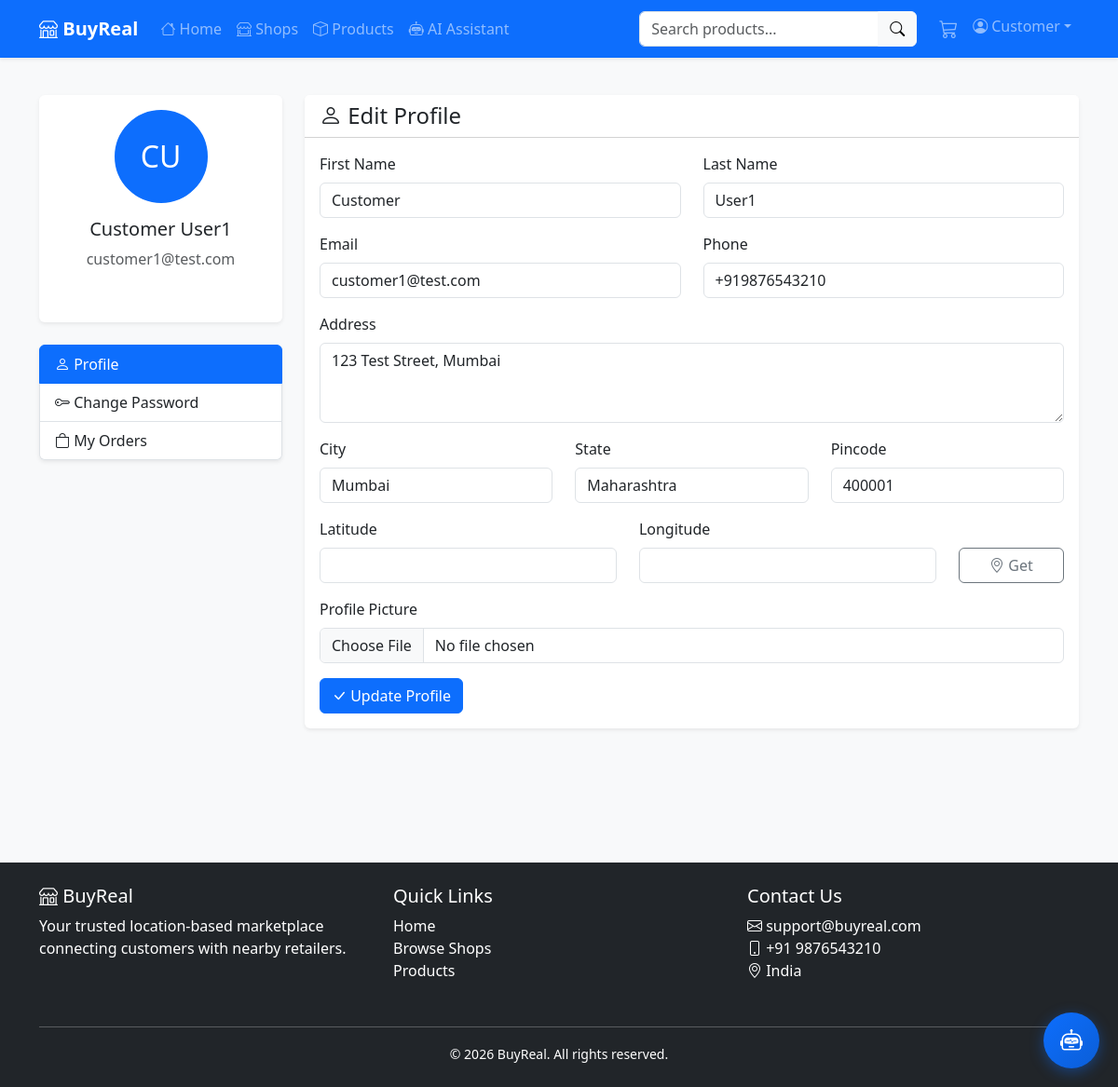
The page /users/profile/ (signed in) on the database its author committed.
### users/models.py (models this page shows, shortened)
class CustomUser(AbstractUser):
    ROLE_CHOICES = (
        ('customer', 'Customer'),
        ('retailer', 'Retailer'),
    )
    role = models.CharField(max_length=10, choices=ROLE_CHOICES, default='customer')
    phone = models.CharField(validators=[phone_regex], max_length=17, blank=True, null=True)
    address = models.TextField(blank=True, null=True)
    city = models.CharField(max_length=100, blank=True, null=True)
    state = models.CharField(max_length=100, blank=True, null=True)
    pincode = models.CharField(max_length=10, blank=True, null=True)
    latitude = models.DecimalField(max_digits=9, decimal_places=6, blank=True, null=True)
    longitude = models.DecimalField(max_digits=9, decimal_places=6, blank=True, null=True)
    profile_picture = models.ImageField(upload_to='profile_pics/', blank=True, null=True)
    created_at = models.DateTimeField(auto_now_add=True)
    updated_at = models.DateTimeField(auto_now=True)
    class Meta:
        verbose_name = 'User'
        verbose_name_plural = 'Users'

### users/views.py (the view)
# urls.py: path('profile/', views.profile, name='profile'),
@login_required
def profile(request):
    if request.method == 'POST':
        form = ProfileUpdateForm(request.POST, request.FILES, instance=request.user)
        if form.is_valid():
            form.save()
            messages.success(request, 'Your profile has been updated successfully.')
            return redirect('users:profile')
    else:
        form = ProfileUpdateForm(instance=request.user)
    return render(request, 'users/profile.html', {'form': form})

### users/forms.py
class ProfileUpdateForm(forms.ModelForm):
    class Meta:
        model = CustomUser
        fields = ['first_name', 'last_name', 'email', 'phone', 'address',
                  'city', 'state', 'pincode', 'latitude', 'longitude', 'profile_picture']
        widgets = {
            'first_name': forms.TextInput(attrs={'class': 'form-control'}),
            'last_name': forms.TextInput(attrs={'class': 'form-control'}),
            'email': forms.EmailInput(attrs={'class': 'form-control'}),
            'phone': forms.TextInput(attrs={'class': 'form-control'}),
            'address': forms.Textarea(attrs={'class': 'form-control', 'rows': 3}),
            'city': forms.TextInput(attrs={'class': 'form-control'}),
            'state': forms.TextInput(attrs={'class': 'form-control'}),
            'pincode': forms.TextInput(attrs={'class': 'form-control'}),
            'latitude': forms.NumberInput(attrs={'class': 'form-control', 'step': 'any'}),
            'longitude': forms.NumberInput(attrs={'class': 'form-control', 'step': 'any'}),
            'profile_picture': forms.FileInput(attrs={'class': 'form-control'}),
        }

### orders/context_processors.py (called while the page is built)
def cart_count(request):
    count = 0
    if request.user.is_authenticated:
        try:
            if hasattr(request.user, 'role') and request.user.role == 'customer':
                if hasattr(request.user, 'cart'):
                    count = request.user.cart.total_items
        except Exception:
            count = 0
    return {'cart_count': count}

### orders/models.py (called while the page is built)
    @property
    def total_items(self):
        return sum(item.quantity for item in self.items.all())

### templates/users/profile.html (shortened to what this page needs)
{% extends 'base.html' %}
{% load static %}
{% block content %}
<div class="container py-4">
    <div class="row">
        <div class="col-md-3">
            <div class="card shadow-sm border-0 mb-4">
                <div class="card-body text-center">
                    {% if user.profile_picture %}
                        <img src="{{ user.profile_picture.url }}" alt="Profile" class="avatar mb-3">
                    {% else %}
                        <div class="avatar bg-primary text-white d-inline-flex align-items-center justify-content-center mb-3" style="width: 100px; height: 100px; border-radius: 50%; font-size: 2rem;">
                            {{ user.first_name.0 }}{{ user.last_name.0 }}
                        </div>
                    {% endif %}
                    <h5>{{ user.get_full_name }}</h5>
                    <p class="text-muted">{{ user.email }}</p>
                    <span class="badge bg-{{ user.role|default:'secondary' }}">
                    </span>
                </div>
            </div>
            <div class="list-group shadow-sm">
                <a href="{% url 'users:profile' %}" class="list-group-item list-group-item-action active">
                    <i class="bi bi-person"></i> Profile
                </a>
                <a href="{% url 'users:change_password' %}" class="list-group-item list-group-item-action">
                    <i class="bi bi-key"></i> Change Password
                </a>
                {% if user.role == 'customer' %}
                    <a href="{% url 'orders:order_history' %}" class="list-group-item list-group-item-action">
                        <i class="bi bi-bag"></i> My Orders
                    </a>
                {% endif %}
            </div>
        </div>
        <div class="col-md-9">
            <div class="card shadow-sm border-0">
                <div class="card-header bg-white">
                    <h4 class="mb-0"><i class="bi bi-person"></i> Edit Profile</h4>
                </div>
                <div class="card-body">
                    <form method="post" enctype="multipart/form-data">
                        <div class="row">
                            <div class="col-md-6 mb-3">
                                <label class="form-label">First Name</label>
                                {{ form.first_name }}
                            </div>
                            <div class="col-md-6 mb-3">
                                <label class="form-label">Last Name</label>
                                {{ form.last_name }}
                            </div>
                        </div>
                        <div class="row">
                            <div class="col-md-6 mb-3">
                                <label class="form-label">Email</label>
                                {{ form.email }}
                            </div>
                            <div class="col-md-6 mb-3">
                                <label class="form-label">Phone</label>
                                {{ form.phone }}
                            </div>
                        </div>
                        <div class="mb-3">
                            <label class="form-label">Address</label>
                            {{ form.address }}
                        </div>
                        <div class="row">
                            <div class="col-md-4 mb-3">
                                <label class="form-label">City</label>
                                {{ form.city }}
                            </div>
                            <div class="col-md-4 mb-3">
                                <label class="form-label">State</label>
                                {{ form.state }}
                            </div>
                            <div class="col-md-4 mb-3">
                                <label class="form-label">Pincode</label>
                                {{ form.pincode }}
                            </div>
                        </div>
                        <div class="row">
                            <div class="col-md-5 mb-3">
                                <label class="form-label">Latitude</label>
                                {{ form.latitude }}
                            </div>
                            <div class="col-md-5 mb-3">
                                <label class="form-label">Longitude</label>
                                {{ form.longitude }}
                            </div>
                            <div class="col-md-2 mb-3">
                                <label class="form-label">&nbsp;</label>
                                <button type="button" id="getLocationBtn" class="btn btn-outline-secondary w-100">
                                    <i class="bi bi-geo-alt"></i> Get
                                </button>
                            </div>
                        </div>
                        <div class="mb-3">
                            <label class="form-label">Profile Picture</label>
                            {{ form.profile_picture }}
                        </div>
                        <button type="submit" class="btn btn-primary">
                            <i class="bi bi-check-lg"></i> Update Profile
                        </button>
                    </form>
                </div>
            </div>
        </div>
    </div>
</div>
{% endblock %}

### templates/navbar.html (shortened to what this page needs)
{% load static %}
<nav class="navbar navbar-expand-lg navbar-dark bg-primary shadow-sm sticky-top">
    <div class="container">
        <a class="navbar-brand fw-bold" href="{% url 'home' %}">
            <i class="bi bi-shop"></i> BuyReal
        </a>
        <div class="collapse navbar-collapse" id="navbarNav">
            <ul class="navbar-nav me-auto mb-2 mb-lg-0">
                <li class="nav-item">
                    <a class="nav-link" href="{% url 'home' %}">
                        <i class="bi bi-house"></i> Home
                    </a>
                </li>
                <li class="nav-item">
                    <a class="nav-link" href="{% url 'shops:shop_list' %}">
                        <i class="bi bi-shop-window"></i> Shops
                    </a>
                </li>
                <li class="nav-item">
                    <a class="nav-link" href="{% url 'products:product_list' %}">
                        <i class="bi bi-box"></i> Products
                    </a>
                </li>
                {% if user.is_authenticated %}
                <li class="nav-item">
                    <a class="nav-link" href="{% url 'ai_services:chatbot_page' %}">
                        <i class="bi bi-robot"></i> AI Assistant
                    </a>
                </li>
                {% endif %}
            </ul>
            <form class="d-flex me-3 position-relative" action="{% url 'products:product_list' %}" method="GET" id="searchForm">
                <div class="input-group">
                    <input class="form-control" type="search" name="search" id="searchInput" placeholder="Search products..." aria-label="Search" value="{{ request.GET.search }}" autocomplete="off">
                    <button class="btn btn-light" type="submit">
                        <i class="bi bi-search"></i>
                    </button>
                </div>
            </form>
            <ul class="navbar-nav">
                {% if user.is_authenticated %}
                    {% if user.role == 'customer' %}
                        <li class="nav-item">
                            <a class="nav-link position-relative" href="{% url 'orders:cart' %}">
                                <i class="bi bi-cart3 fs-5"></i>
                            </a>
                        </li>
                    {% endif %}
                    <li class="nav-item dropdown">
                        <a class="nav-link dropdown-toggle d-flex align-items-center" href="#" id="userDropdown" role="button" data-bs-toggle="dropdown" aria-expanded="false">
                            <i class="bi bi-person-circle me-1"></i>
                            <span class="d-none d-md-inline">{{ user.first_name|default:user.username }}</span>
                        </a>
                    </li>
                {% endif %}
            </ul>
        </div>
    </div>
</nav>

### static/css/style.css (style rules this page uses)
:root { --primary-color: #0d6efd; --secondary-color: #6c757d; --success-color: #198754; --warning-color: #ffc107; --danger-color: #dc3545; --dark-color: #212529; --light-color: #f8f9fa; }
body { font-family: 'Segoe UI', Tahoma, Geneva, Verdana, sans-serif; background-color: #f8f9fa; }
.card { transition: transform 0.3s ease, box-shadow 0.3s ease; }
.avatar { width: 100px; height: 100px; border-radius: 50%; object-fit: cover; border: 3px solid var(--primary-color); }

### rows shown on the page
CustomUser: first_name "Customer", first_name.0 "C", last_name.0 "U", get_full_name "Customer User1", email "customer1@test.com", last_name "User1", phone "+919876543210", address "123 Test Street, Mumbai", city "Mumbai", state "Maharashtra", pincode "400001"
